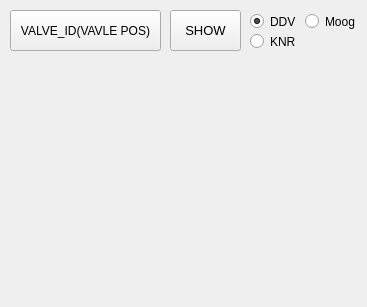
   <widget class="QWidget" name="tab_5">
    <attribute name="title">
     <string>Voltage-Valve Pos</string>
    </attribute>
    <widget class="QPushButton" name="BTN_SHOW_GRAPH1">
     <property name="enabled">
      <bool>true</bool>
     </property>
     <property name="geometry">
      <rect>
       <x>170</x>
       <y>10</y>
       <width>71</width>
       <height>41</height>
      </rect>
     </property>
     <property name="font">
      <font>
       <pointsize>10</pointsize>
      </font>
     </property>
     <property name="text">
      <string>SHOW</string>
     </property>
    </widget>
    <widget class="QCustomPlot" name="customPlot" native="true">
     <property name="geometry">
      <rect>
       <x>7</x>
       <y>57</y>
       <width>351</width>
       <height>241</height>
      </rect>
     </property>
    </widget>
    <widget class="QPushButton" name="BTN_VALVE_ID_VALVE_POS">
     <property name="geometry">
      <rect>
       <x>10</x>
       <y>10</y>
       <width>151</width>
       <height>41</height>
      </rect>
     </property>
     <property name="text">
      <string>VALVE_ID(VAVLE POS)</string>
     </property>
    </widget>
    <widget class="QRadioButton" name="RBTN_VALVEPOS_PWM_GRAPH_DDV">
     <property name="geometry">
      <rect>
       <x>250</x>
       <y>10</y>
       <width>51</width>
       <height>23</height>
      </rect>
     </property>
     <property name="text">
      <string>DDV</string>
     </property>
     <property name="checked">
      <bool>true</bool>
     </property>
    </widget>
    <widget class="QRadioButton" name="RBTN_VALVEPOS_PWM_GRAPH_MOOG">
     <property name="geometry">
      <rect>
       <x>305</x>
       <y>10</y>
       <width>51</width>
       <height>23</height>
      </rect>
     </property>
     <property name="text">
      <string>Moog</string>
     </property>
    </widget>
    <widget class="QRadioButton" name="RBTN_VALVEPOS_PWM_GRAPH_KNR">
     <property name="geometry">
      <rect>
       <x>250</x>
       <y>30</y>
       <width>51</width>
       <height>23</height>
      </rect>
     </property>
     <property name="text">
      <string>KNR</string>
     </property>
    </widget>
   </widget>
